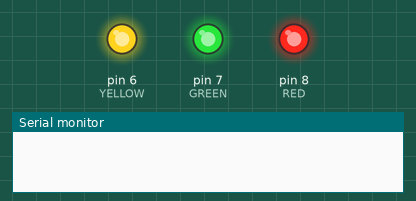
Recording of a sketch running on a simulated Arduino Uno, built for the host (arithmetic inside an expression is 32-bit, double 64-bit). Parts: output pins drawn as LEDs (lit = HIGH), the last lines printed to the serial monitor.

Above: at 0.2 s.
At 2.7 s:
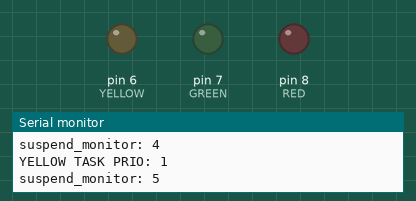
Timing chart, 0 to 3.0 s (numbered marks = the images above):
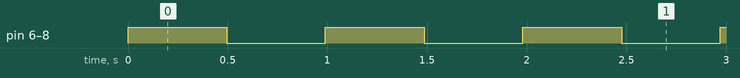

The sketch:

changingTaskPriority.ino
```cpp
#include <Arduino.h>
#include <Arduino_FreeRTOS.h>

#define RED 8
#define YELLOW 6
#define GREEN 7

typedef int TaskProfiler;
TaskProfiler RedLEDProfiler;
TaskProfiler YellowLEDProfiler;
TaskProfiler GreenLEDProfiler;

TaskHandle_t red_Handle, yellow_Handle, green_Handle;

u_int32_t suspend_monitor;

void setup()
{
  Serial.begin(9600);
  xTaskCreate(redLEDController, "RED LED Task", 100, NULL, 1, &red_Handle);
  xTaskCreate(yellowLEDController, "YELLOW LED Task", 100, NULL, 1, &yellow_Handle);
  xTaskCreate(greenLEDController, "GREEN LED Task", 100, NULL, 2, &green_Handle);
  vTaskStartScheduler();
}

void redLEDController(void *pvParameters)
{
  pinMode(RED, OUTPUT);
  while(1)
  {
    digitalWrite(RED,HIGH);
    vTaskDelay(pdMS_TO_TICKS(500));
    digitalWrite(RED,LOW);
    vTaskDelay(pdMS_TO_TICKS(500));
    const UBaseType_t taskPrio = uxTaskPriorityGet(red_Handle);
    Serial.print("RED TASK PRIO: ");
    Serial.println(taskPrio);

  }
}

void yellowLEDController(void *pvParameters)
{
  pinMode(YELLOW, OUTPUT);
  while(1)
  {
    digitalWrite(YELLOW, !digitalRead(YELLOW));
    vTaskPrioritySet(yellow_Handle, 2);
    vTaskDelay(pdMS_TO_TICKS(500));
    const UBaseType_t taskPrio = uxTaskPriorityGet(yellow_Handle);
    Serial.print("YELLOW TASK PRIO: ");
    Serial.println(taskPrio);
    Serial.print("suspend_monitor: ");
    Serial.println(suspend_monitor);
    if (suspend_monitor>50)
    {
      vTaskSuspend(yellow_Handle);
    }
  }
}

void greenLEDController(void *pvParameters)
{
  pinMode(GREEN, OUTPUT);
  while(1)
  {
    digitalWrite(GREEN, !digitalRead(GREEN));
    suspend_monitor++;
    vTaskDelay(pdMS_TO_TICKS(500));
  }
}

void loop()
{
  vTaskDelete(NULL);

}
```

Measured:
- by itself, pin 6 (YELLOW): alternates HIGH for 0.50 s and LOW for 0.50 s, 51 changes in all, then stays HIGH
- by itself, pin 7 (GREEN), pin 8 (RED): alternates HIGH for 0.50 s and LOW for 0.50 s
